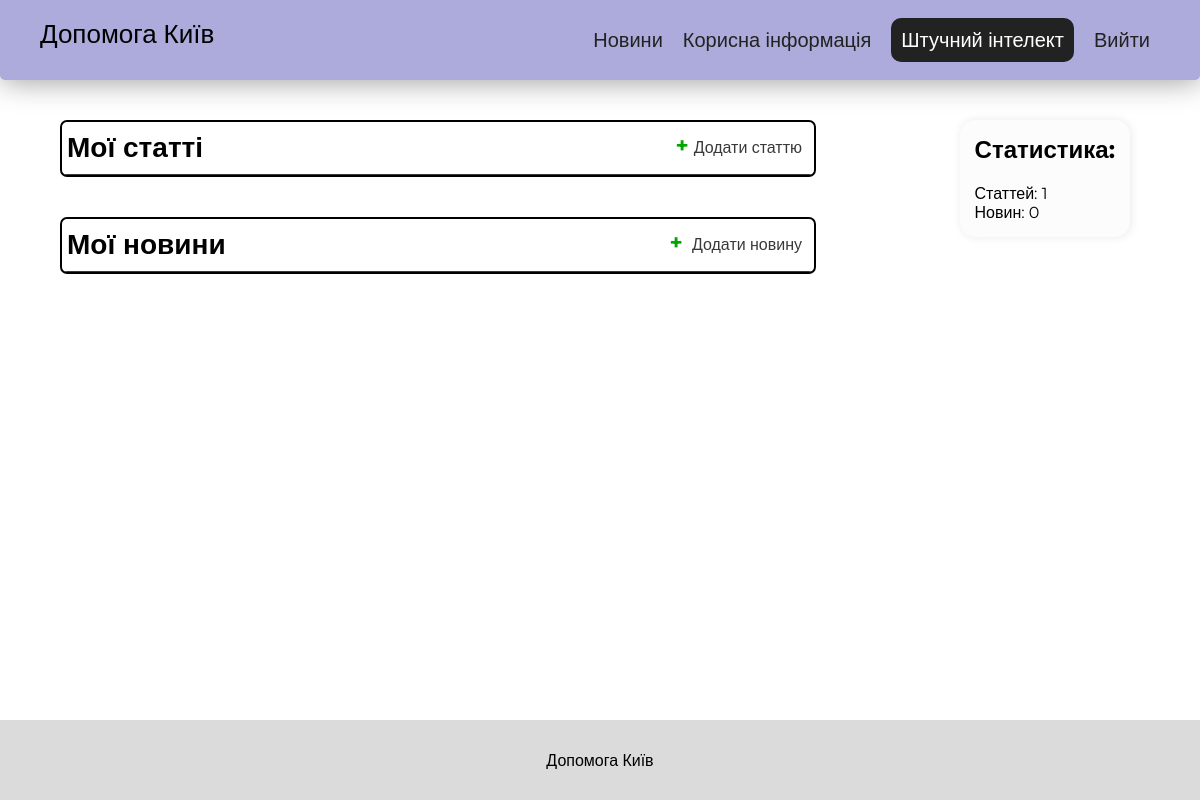
The page /mypublications (signed in) on the database as committed earlier.
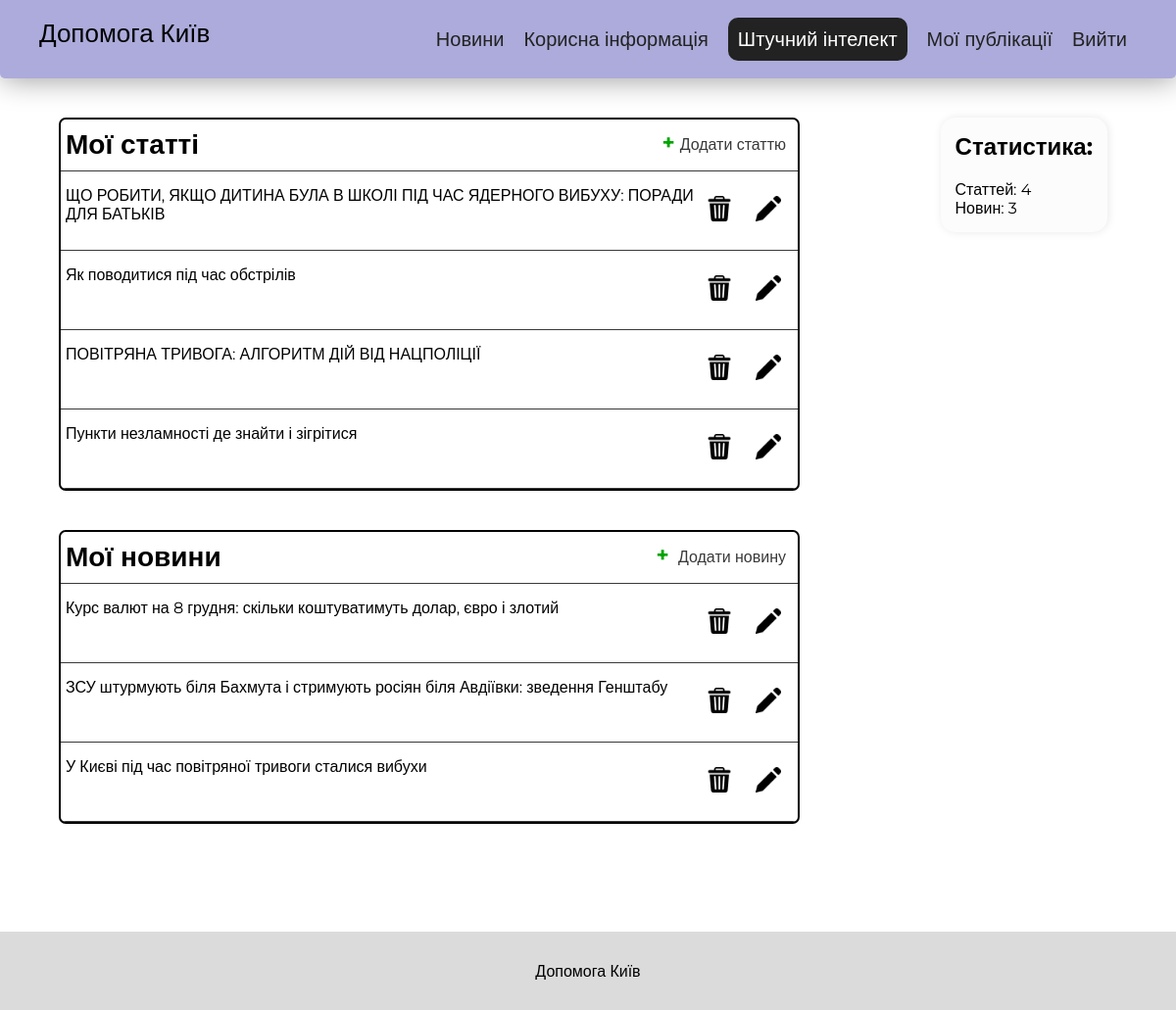
The same page on the database as committed later.
### main/models.py (models this page shows, shortened)
class Articles(models.Model):
    author = models.ForeignKey(User, on_delete=models.DO_NOTHING)
    name = models.CharField('Назва', max_length=150)
    content = models.TextField('Зміст')
    icon = models.ImageField('Картинка', upload_to = 'main/static/main/ArticleImgs/')
    date = models.DateTimeField("Дата публікації", auto_now_add=True)
    class Meta:
        verbose_name = 'Стаття'
        verbose_name_plural = 'Статті'

class News(models.Model):
    author = models.ForeignKey(User, on_delete=models.DO_NOTHING)
    name = models.CharField('Назва', max_length=150)
    content = models.TextField('Зміст')
    icon = models.ImageField('Картинка', upload_to = 'main/static/main/ArticleImgs/')
    date = models.DateTimeField("Дата публікації", auto_now_add=True)
    class Meta:
        verbose_name = 'Новина'
        verbose_name_plural = 'Новини'

### main/views.py (the view)
# urls.py: path('mypublications', views.publications, name='publications'),
def publications(request):
    if request.user.is_authenticated:
        return render(request, 'main/publications.html', {"articles": Articles.objects.all().order_by('-date'), "news": News.objects.all().order_by('-date')})
    else:
        return redirect('home')

### main/templates/main/publications.html (shortened to what this page needs)
{% extends 'main/layout.html' %}
{% load static %}
{% block head %}
<link rel="stylesheet" href="{% static 'main/css/publications.css' %}">
{% endblock %}
{% block content %}
<div class="wrapper">
    {% if request.user.is_authenticated %}
    <div class="publ_content_sep">
        <div class="my_items">
            <div class="my_item">
                <div class="item_part_head">
                    <div class="my_item-title">Мої статті</div>
                    <a class="add_item" href="{% url 'create_article' %}">
                        <span class="plus">+</span>Додати статтю
                    </a>
                </div>
                <div class="parts">
                    {% for article in articles %}
                    {% if article.author == request.user %}
                        <div class="my_item_part">
                            <a href="{% url 'articles-detail' article.id %}" style="text-decoration: none; color: #000;">{{ article.name }}</a>
                            <div class="del_and_edit">
                                <a href="{% url 'articles-delete' article.id %}" class="del_item"><img src="{% static 'main/icons/bin.png' %}" alt=""></a>
                                <a href="{% url 'articles-update' article.id %}" class="edit_item"><img src="{% static 'main/icons/pencil.png' %}" alt=""></a>
                            </div>
                        </div>
                    {% endif %}
                    {% endfor %}
                </div>
            </div>
            <div class="my_item">
                <div class="item_part_head">
                    <div class="my_item-title">Мої новини</div>
                    <a class="add_item" href="{% url 'create_news' %}">
                        <span class="plus">+</span> <span> Додати новину</span>
                    </a>
                </div>
                <div class="parts">
                    {% for new in news %}
                    {% if new.author == request.user %}
                        <div class="my_item_part">
                            <a href="{% url 'news-detail' new.id %}" style="text-decoration: none; color: #000;">{{ new.name }}</a>
                            <div class="del_and_edit">
                                <a href="{% url 'news-delete' new.id %}" class="del_item"><img src="{% static 'main/icons/bin.png' %}" alt=""></a>
                                <a href="{% url 'news-update' new.id %}" class="edit_item"><img src="{% static 'main/icons/pencil.png' %}" alt=""></a>
                            </div>
                        </div>
                    {% endif %}
                    {% endfor %}
                </div>
            </div>
        </div>
        <div class="publstats_container">
            <div class="publstats_stats">
                <h2 class="publstats_title"> Статистика:</h2>
                <div class="publstats_desc">Статтей: {{ articles|length }}</div>
                <div class="publstats_desc">Новин: {{ news|length }}</div>
            </div>
        </div>
    </div>
    {% else %}
        <h1>Увійдіть у аккаунт!</h1>
    {% endif %}
</div>
{% endblock %}

### main/templates/main/layout.html (shortened to what this page needs)
{% load static %}
<!DOCTYPE html>
<html lang="en">
<head>
    <link rel="stylesheet" href="{% static 'main/css/style.css' %}">
    {% block head %}{% endblock %}
</head>
<body>
    <div class="container">
        <header class="header">
            <nav class="naw_wrapper">
                <a href="{% url 'home' %}" class="nav_logo  hower_nav">Допомога Київ</a>
                <div class="naw_links_wrapper">
                    <a href="{% url 'news' %}" class="nav_link hower_nav">Новини</a>
                    <a href="{% url 'articles' %}" class="nav_link  hower_nav">Корисна інформація</a>
                    <a href="" class="ai_nav_link">Штучний інтелект</a>
                    {% if request.user.is_authenticated %}
                        {% for group in request.user.groups.all %}
                            {% if group.name == 'Редактор' %}
                                <a href="{% url 'publications' %}" class="nav_link hower_nav">Мої публікації</a>
                            {% endif %}
                        {% endfor %}
                        <a href="{% url 'logout' %}" class="nav_link hower_nav">Вийти</a>
                    {% else %}
                        <a href="{% url 'login' %}" class="nav_link hower_nav">Увійти</a>
                        {% endif %}
                    </div>
            </nav>
        </header>
        <div class="page_content">
            {% block content %}
            {% endblock %}
        </div>
        <footer class="footer">
            <div class="footer_wrapper">
                <div class="site_name">Допомога Київ</div>
            </div>
        </footer>
    </div>
</body>
</html>

Rows that differ between the two databases and show on the page:
added Articles: name "ЩО РОБИТИ, ЯКЩО ДИТИНА БУЛА В ШКОЛІ ПІД ЧАС ЯДЕРНОГО ВИБУХУ: ПОРАДИ ДЛЯ БАТЬКІВ"
added Articles: name "Як поводитися під час обстрілів"
added Articles: name "ПОВІТРЯНА ТРИВОГА: АЛГОРИТМ ДІЙ ВІД НАЦПОЛІЦІЇ"
now on this page (row edited): Articles: name "Пункти незламності де знайти і зігрітися"
added News: name "Курс валют на 8 грудня: скільки коштуватимуть долар, євро і злотий"
added News: name "ЗСУ штурмують біля Бахмута і стримують росіян біля Авдіївки: зведення Генштабу"
added News: name "У Києві під час повітряної тривоги сталися вибухи"
Other text that changed with them:
{{ articles|length }}: "1" → "4"
{{ news|length }}: "0" → "3"
